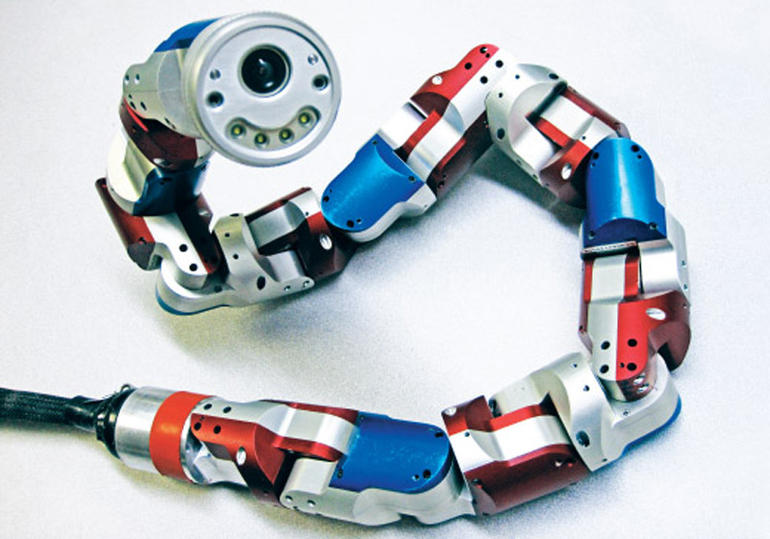
#> input picture planar_aruco_tests/snake-robot.jpg, 770 x 539 px; its folder holds only this picture in this run
$ python poseEstim.py   (Python 2 division)
#> lines starting #> are read from the running program, lines starting #| are printed output that depends on the picture


import cv2
import numpy as np
import glob

# Load previously saved data
with np.load('B.npz') as X:
#> (reads stiffness_measuring_device/Opti/B.npz from the repository)
	mtx, dist, _, _ = [X[i] for i in ('mtx','dist','rvecs','tvecs')]
	#print X['mtx']

def draw(img, corners, imgpts):
    print imgpts
    imgpts = np.int32(imgpts).reshape(-1,2)

    print  imgpts
    # draw ground floor in green
    img = cv2.drawContours(img, [imgpts[:4]],-1,(0,255,0),-3)

    # draw pillars in blue color
    for i,j in zip(range(4),range(4,8)):
        img = cv2.line(img, tuple(imgpts[i]), tuple(imgpts[j]),(255),3)

    # draw top layer in red color
    img = cv2.drawContours(img, [imgpts[4:]],-1,(0,0,255),3)

    return img


criteria = (cv2.TERM_CRITERIA_EPS + cv2.TERM_CRITERIA_MAX_ITER, 30, 0.001)
objp = np.zeros((9*6,3), np.float32)
objp[:,:2] = np.mgrid[0:9,0:6].T.reshape(-1,2)

axis = np.float32([[3,0,0], [0,3,0], [0,0,-3]]).reshape(-1,3)

axis = np.float32([[0,0,0], [0,3,0], [3,3,0], [3,0,0],
                   [0,0,-3],[0,3,-3],[3,3,-3],[3,0,-3] ])

for fname in glob.glob('*.jpg'):
    print "aa gaya"

    img = cv2.imread(fname)
#> img is the input picture: shape (539, 770, 3); mean B, G, R 198.7, 192.3, 186.9
    gray = cv2.cvtColor(img,cv2.COLOR_BGR2GRAY)
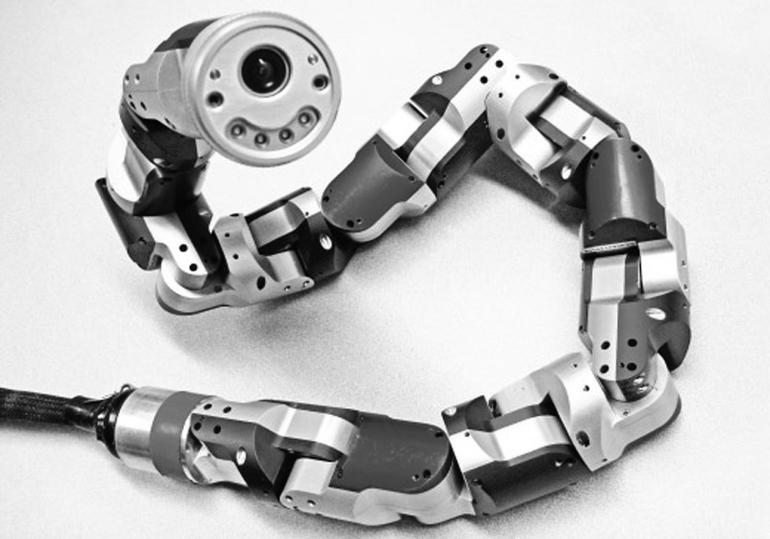
#> gray: shape (539, 770); min 0, max 255, mean 191.4
    ret, corners = cv2.findChessboardCorners(gray, (9,6),None)
#> ret = False; corners = None

    if ret == True:
        corners2 = cv2.cornerSubPix(gray,corners,(11,11),(-1,-1),criteria)

        # Find the rotation and translation vectors.
        _, rvecs, tvecs, inliers = cv2.solvePnPRansac(objp, corners2, mtx, dist)

        # project 3D points to image plane
        imgpts, jac = cv2.projectPoints(axis, rvecs, tvecs, mtx, dist)

        img = draw(img,corners2,imgpts)

        print imgpts
        print type (imgpts)


        cv2.imshow('img',img)
        k = cv2.waitKey(0) & 0xff
        if k == 's':
            cv2.imwrite(fname[:6]+'.png', img)


cv2.destroyAllWindows()
